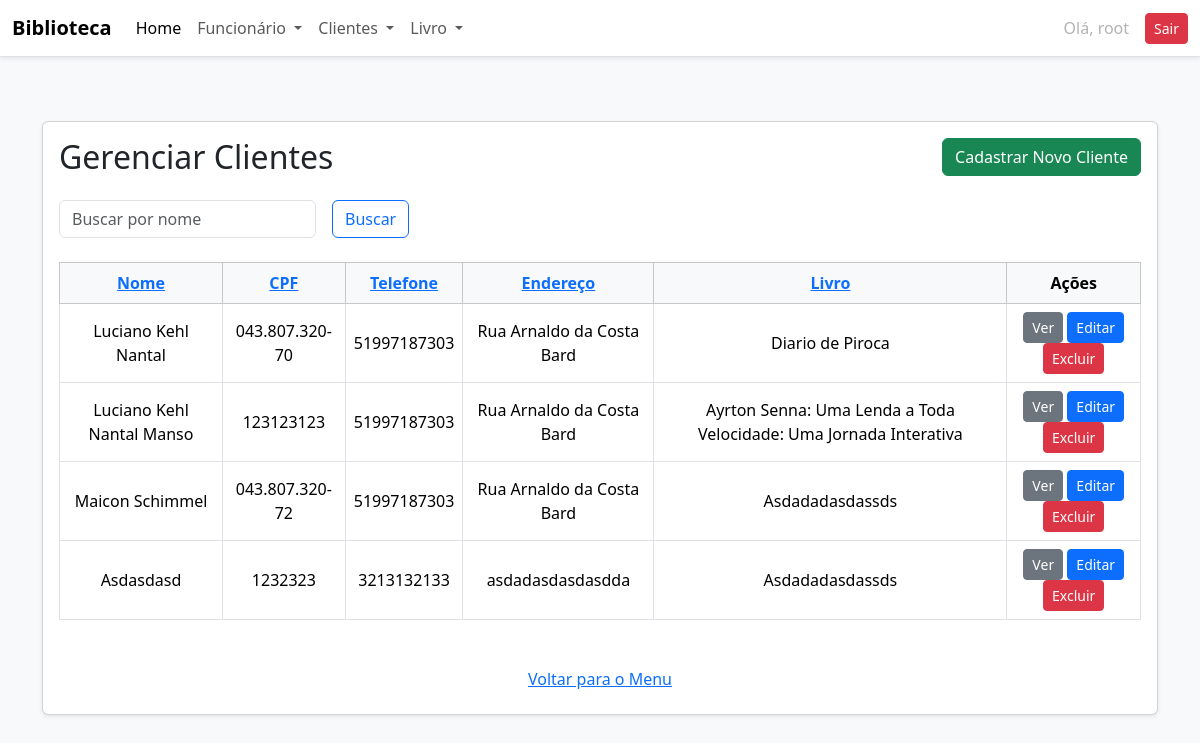
Page /clientes/ (signed in) on the earlier database version.
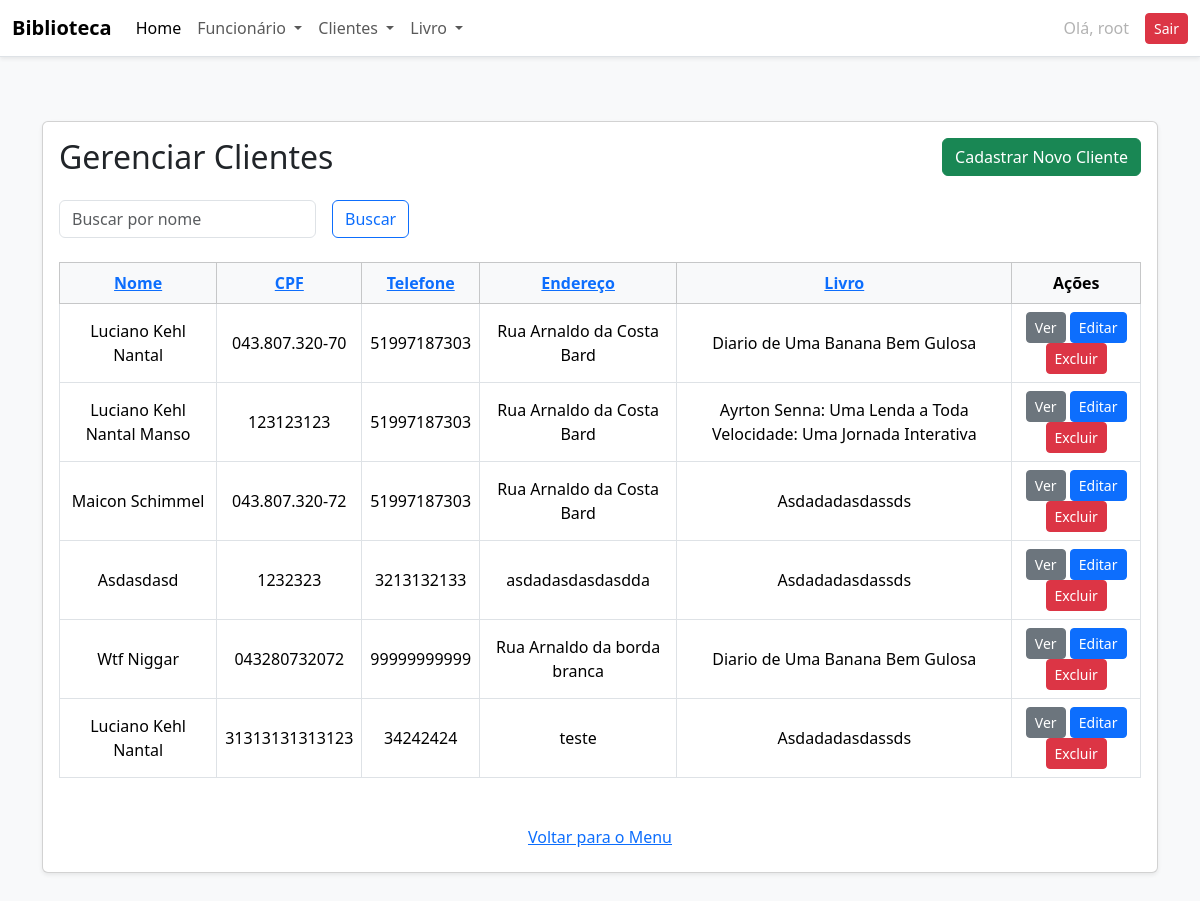
Same page on the later database version.
### academico/models.py (models this page shows, shortened)
class Cliente(models.Model):
    nome = models.CharField(max_length=100)
    cpf = models.CharField(max_length=14, unique=True)
    telefone = models.CharField(max_length=15)
    endereco = models.CharField(max_length=200)
    livro = models.ForeignKey(
        Livro, on_delete=models.RESTRICT, related_name="clientes")
    ativo = models.BooleanField(default=True)
    bloqueado = models.BooleanField(default=False)

class Livro(models.Model):
    titulo = models.CharField(max_length=200)
    autor = models.CharField(max_length=150)
    editora = models.CharField(max_length=100)
    ano_publicacao = models.PositiveIntegerField()
    isbn = models.CharField(max_length=20, unique=True)
    genero = models.CharField(max_length=20, choices=GENERO_CHOICES)
    quantidade_disponivel = models.PositiveIntegerField(default=1)
    foto = StdImageField(
        upload_to='fotos/alunos',
        variations={'thumb': (150, 150), 'medium': (300, 300)},
        blank=True,
        null=True
    )

### academico/views.py (the view)
# urls.py: path('clientes/', views.clientes, name='clientes'),
@login_required
def clientes(request):
    query = request.GET.get('busca', '')
    if query:
        clientes = Cliente.objects.filter(ativo=True, nome__icontains=query)
    else:
        clientes = Cliente.objects.filter(ativo=True)
    return render(request, 'academico/lista_clientes.html', {
        'clientes': clientes,
        'ativos': True,
        'query': query
    })

### academico/templates/academico/lista_clientes.html (shortened to what this page needs)
{% extends 'academico/base.html' %}
{% block content %}
<div class="container py-5">
    <div class="card shadow-sm">
        <div class="card-body">
            <div class="d-flex justify-content-between align-items-center mb-4">
                {% if ativos %}
                <h2 class="mb-0">Gerenciar Clientes</h2>
                {% else %}
                <h2 class="mb-0">Gerenciar Clientes Inativos</h2>
                {% endif %}
                <a href="{% url 'cadastrar_cliente' %}" class="btn btn-success">Cadastrar Novo Cliente</a>
            </div>
            <form method="get" class="row g-3 align-items-center mb-4">
                <div class="col-auto">
                    <input type="text" name="busca" class="form-control" placeholder="Buscar por nome"
                        value="{{ query|default:'' }}">
                </div>
                <div class="col-auto">
                    <button type="submit" class="btn btn-outline-primary">Buscar</button>
                </div>
            </form>
            <div class="table-responsive">
                <table class="table table-bordered table-hover text-center align-middle">
                    <thead class="table-light">
                        <tr>
                            {% if ativos %}
                            <th><a href="{% url 'ordenar_clientes' 'nome' %}?busca={{ query }}">Nome</a></th>
                            <th><a href="{% url 'ordenar_clientes' 'cpf' %}?busca={{ query }}">CPF</a></th>
                            <th><a href="{% url 'ordenar_clientes' 'telefone' %}?busca={{ query }}">Telefone</a></th>
                            <th><a href="{% url 'ordenar_clientes' 'endereco' %}?busca={{ query }}">Endereço</a></th>
                            <th><a href="{% url 'ordenar_clientes' 'livro' %}?busca={{ query }}">Livro</a></th>
                            {% endif %}
                            <th>Ações</th>
                        </tr>
                    </thead>
                    <tbody>
                        {% for cliente in clientes %}
                        <tr>
                            <td>
                                {{ cliente.nome }}
                            </td>
                            <td>{{ cliente.cpf }}</td>
                            <td>{{ cliente.telefone }}</td>
                            <td>{{ cliente.endereco }}</td>
                            <td>{{ cliente.livro.titulo }}</td>
                            <td>
                                {% if ativos %}
                                <a href="{% url 'visualizar_cliente' cliente.id %}"
                                    class="btn btn-sm btn-secondary">Ver</a>
                                <a href="{% url 'editar_cliente' cliente.id %}"
                                    class="btn btn-sm btn-primary">Editar</a>
                                <a href="{% url 'excluir_cliente' cliente.id %}"
                                    class="btn btn-sm btn-danger">Excluir</a>
                                {% else %}
                                <a href="{% url 'ativar_cliente' cliente.id %}"
                                    class="btn btn-sm btn-success">Ativar</a>
                                {% endif %}
                            </td>
                        </tr>
                        {% empty %}
                        <tr>
                            <td colspan="6" class="text-muted">Nenhum cliente encontrado.</td>
                        </tr>
                        {% endfor %}
                    </tbody>
                </table>
            </div>
            <div class="text-center mt-4">
                <a href="{% url 'index' %}" class="btn btn-link">Voltar para o Menu</a>
            </div>
        </div>
    </div>
</div>
{% endblock %}

Differences in the rows shown:
changed through a linked row, Cliente (number 1 of 6 on the later page): livro.titulo "Diario de Piroca" → "Diario de Uma Banana Bem Gulosa"
added Cliente: nome "Wtf Niggar", cpf "043280732072", telefone "99999999999", endereco "Rua Arnaldo da borda branca", livro.titulo "Diario de Uma Banana Bem Gulosa"
added Cliente: nome "Luciano Kehl Nantal", cpf "31313131313123", telefone "34242424", endereco "teste", livro.titulo "Asdadadasdassds"
